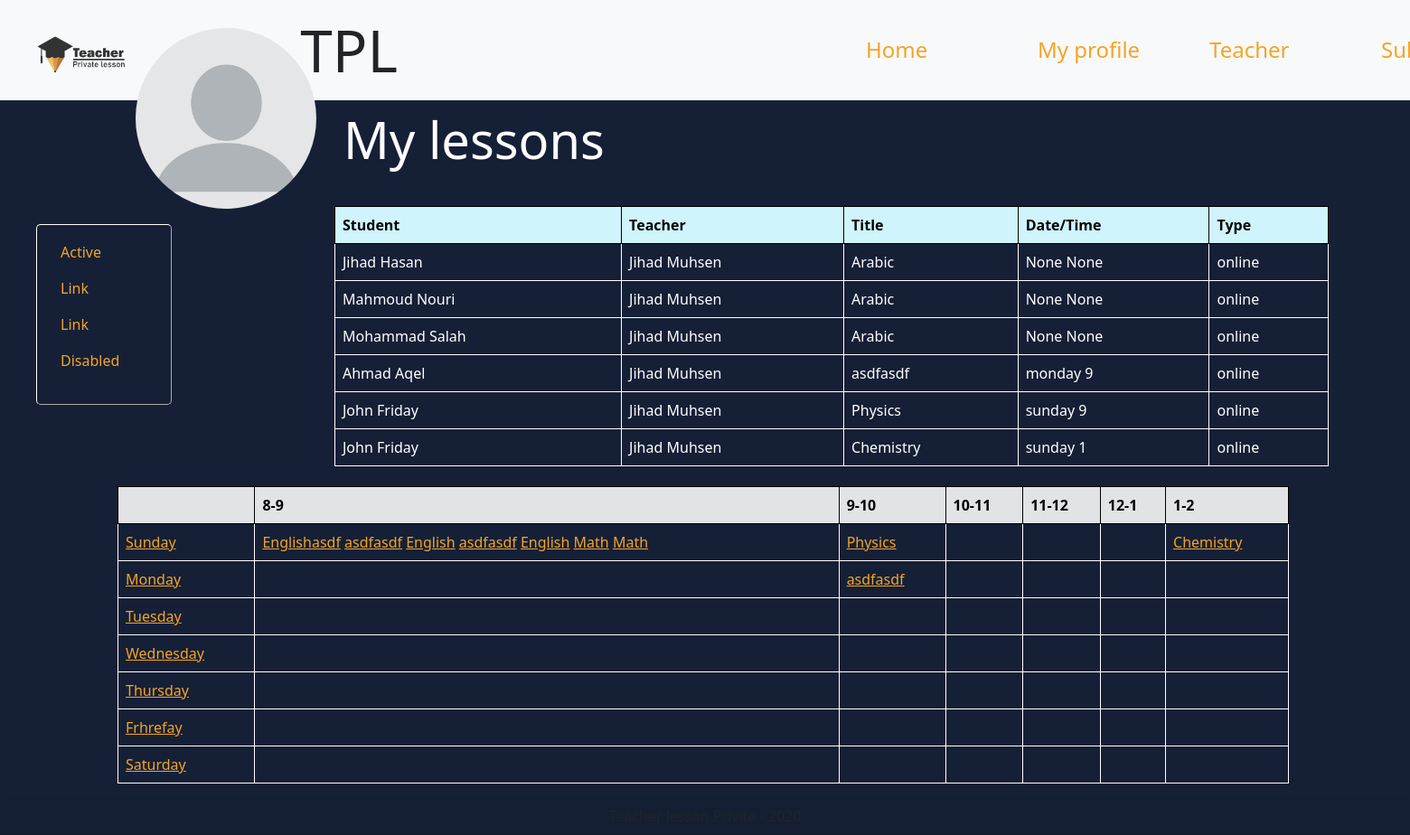
The app's page /home/teacher-profile/2 (signed in) with its own data.
### TPL_app/models.py (models this page shows)
class Lesson(models.Model):
    title = models.CharField(max_length=255)
    description = models.TextField()
    max_students = models.IntegerField()
    price = models.IntegerField()
    style = models.CharField(max_length=255, null=True)
    child = models.ForeignKey(
        Child, on_delete=models.CASCADE, blank=True, null=True)
    day = models.CharField(max_length=255, null=True)
    time = models.CharField(max_length=255, null=True)
    teacher = models.ForeignKey(Teacher, on_delete=models.CASCADE)
    created_at = models.DateTimeField(auto_now_add=True)
    updated_at = models.DateTimeField(auto_now=True)

class Child(models.Model):
    first_name = models.CharField(max_length=255)
    last_name = models.CharField(max_length=255)
    age = models.IntegerField()
    grade = models.IntegerField()
    gender = models.CharField(max_length=6)
    parent = models.ForeignKey(
        Parent, related_name="children", on_delete=models.CASCADE)
    lessons = models.ManyToManyField(
        Teacher, through="Lesson", related_name="lessons")
    created_at = models.DateTimeField(auto_now_add=True)
    updated_at = models.DateTimeField(auto_now=True)

class Teacher(models.Model):
    first_name = models.CharField(max_length=255)
    last_name = models.CharField(max_length=255)
    occupation = models.CharField(max_length=255)
    specialization = models.CharField(max_length=255)
    education = models.CharField(max_length=255)
    email = models.CharField(max_length=255, null=True)
    password = models.CharField(max_length=255, null=True)
    created_at = models.DateTimeField(auto_now_add=True)
    updated_at = models.DateTimeField(auto_now=True)

### TPL_app/views.py (the view)
# urls.py: path('teacher-profile/<int:id>', views.teacher_profile),
def teacher_profile(request, id):
    teacher = Teacher.objects.get(id=id)
    students = teacher.lessons.all()
    all_lessons_for_each_student = []
    all_teacher_lessons = Lesson.objects.filter(teacher=Teacher.objects.get(id=id))
    for lesson in all_teacher_lessons:
        if lesson.child is None:
            print(lesson.child)
            continue
        print(lesson.child)
        all_lessons_for_each_student.append(lesson)
    print(all_lessons_for_each_student)
    context = {
        "teacher": teacher,
        "students": students,
        "all_teacher_lessons": all_teacher_lessons,
        "all_lessons": all_lessons_for_each_student,
    }
    if request.session['type'] == "parent":
        parent = Parent.objects.get(id=request.session['user_id'])
        children = parent.children.all()
        context['children'] = children
    return render(request, "teacher_profile.html", context)

### TPL_app/templates/teacher_profile.html (shortened to what this page needs)
<!DOCTYPE html>
<html lang="en">
<head>
    {% load static %}
    <link rel="stylesheet" href="{% static 'css/teacher_profile_style.css' %}">
    <link href="https://cdn.jsdelivr.net/npm/bootstrap@5.0.0-beta1/dist/css/bootstrap.min.css" rel="stylesheet">
</head>
<body>
    <nav class="navbar navbar-expand-lg navbar-light bg-light">
        <div class="head">
            <img src="{% static 'images/logo1.png' %}" width="100px">
            <h1 class="display-3" >TPL</h1>
        </div>
        <div class="collapse navbar-collapse" id="navbarSupportedContent">
            <ul class="navbar-nav me-auto mb-2 mb-lg-0">
            <li class="nav-item">
                <a class="nav-link active" href="#">Home</a>
            </li>
            <li class="nav-item">
                <a class="nav-link active" href="#">My profile</a>
            </li>
            <li class="nav-item">
                <a class="nav-link active" href="#">Teacher</a>
            </li>
            <li class="nav-item">
                <a class="nav-link active" href="#">Subjects</a>
            </li>
            </ul>
        </nav>
        <img class ="profile-pic" src="{% static 'images/profile_pic.png' %}" width="200px">
        <h2 class="display-4">My lessons</h2>
        <aside>
        <ul class="nav flex-column">
            <li class="nav-item">
            <a class="nav-link active" href="#">Active</a>
            </li>
            <li class="nav-item">
            <a class="nav-link active" href="#">Link</a>
            </li>
            <li class="nav-item">
            <a class="nav-link active" href="#">Link</a>
            </li>
            <li class="nav-item">
            <a class="nav-link active" href="#">Disabled</a>
            </li>
        </ul>
    </aside>
<main>
    {% if request.session.type == "parent" %}
    <table class="table">
        <thead>
            <tr class="table-info">
                <th>Student</th>
                <th>Teacher</th>
                <th>Title</th>
                <th>Date/Time</th>
                <th>Type</th>
            </tr>
        </thead>
        <tbody>
            {% for lesson in all_lessons %}
            <tr>
                <td>{{lesson.child.first_name}} {{lesson.child.last_name}}</td>
                <td>{{lesson.teacher.first_name}} {{lesson.teacher.last_name}}</td>
                <td>{{lesson.title}}</td>
                <td>{{lesson.day}} {{lesson.time}}</td>
                <td>{{lesson.style}}</td>
            </tr>
            {% endfor %}
        </tbody>
    </table>
</main>
<div class="row">
<div class="schedule col-10">
<table class="table">
    <thead>
        <tr class="table-secondary">
            <th></th>
            <th>8-9</th>
            <th>9-10</th>
            <th>10-11</th>
            <th>11-12</th>
            <th>12-1</th>
            <th>1-2</th>
        </tr>
    </thead>
    <tbody>
        <tr>
            <td><a href="#">Sunday</a></td>
            <td>{% for lesson in all_teacher_lessons %}
                {% if lesson.day == "sunday" %}{% if lesson.time == "8" %}<a href="add-to-lesson/sunday/8/{{teacher.id}}">{{lesson.title}}</a>{% endif %}{% endif %}
                {% endfor %}</td>
            <td>{% for lesson in all_teacher_lessons %}
                {% if lesson.day == "sunday" %}{% if lesson.time == "9" %}<a href="add-to-lesson/sunday/9/{{teacher.id}}">{{lesson.title}}</a>{% endif %}{% endif %}
                {% endfor %}</td>
            <td></td>
            <td></td>
            <td></td>
            <td>{% for lesson in all_teacher_lessons %}
                {% if lesson.day == "sunday" %}{% if lesson.time == "1" %}<a href="add-to-lesson/sunday/1/{{teacher.id}}">{{lesson.title}}</a>{% endif %}{% endif %}
                {% endfor %}</td>
        </tr>
        <tr>
            <td><a href="#">Monday</a></td>
            <td></td>
            <td>{% for lesson in all_teacher_lessons %}
                {% if lesson.day == "monday" %}{% if lesson.time == "9" %}<a href="add-to-lesson/monday/9/{{teacher.id}}">{{lesson.title}}</a>{% endif %}{% endif %}
                {% endfor %}</td>
            <td></td>
            <td></td>
            <td></td>
            <td></td>
        </tr>
        <tr>
            <td><a href="#">Tuesday</a></td>
            <td></td>
            <td></td>
            <td></td>
            <td></td>
            <td></td>
            <td></td>
        </tr>
        <tr>
            <td><a href="#">Wednesday</a></td>
            <td></td>
            <td></td>
            <td></td>
            <td></td>
            <td></td>
            <td></td>
        </tr>
        <tr>
            <td><a href="#">Thursday</a></td>
            <td></td>
            <td></td>
            <td></td>
            <td></td>
            <td></td>
            <td></td>
        </tr>
        <tr>
            <td><a href="#">Frhrefay</a></td>
            <td></td>
            <td></td>
            <td></td>
            <td></td>
            <td></td>
            <td></td>
        </tr>
        <tr>
            <td><a href="#">Saturday</a></td>
            <td></td>
            <td></td>
            <td></td>
            <td></td>
            <td></td>
            <td></td>
        </tr>
    </tbody>
</table>
</div>
</div>
<div class="footer1">
    <footer class="card-header">Teacher lesson Privite - 2020</footer>
</div>
{% endif %}
</body>
</html>

### TPL_app/static/css/teacher_profile_style.css (style rules this page uses)
.head { display: inline-flex; margin: 10px 0 0 40px; width: 400px; align-items: center; }
.head img { display: inline-block; }
h1 { display: inline-block; margin-left: 15px; }
h2 { color: white !important; }
ul { display: inline-block; margin-left: 500px !important; }
.navbar-nav .nav-link { width: 180px !important; margin-left: 10px !important; font-size: x-large; }
.profile-pic { border-radius: 100px; margin: -80px 150px; position: absolute !important; z-index: 1 !important; }
aside { margin: 20px 0 0 40px !important; width: 150px; float: left; }
.flex-column { border: 1px outset white; border-radius: 5px; padding-top: 10px; width: 150px; height: 200px; margin: 0 !important; }
.flex-column li { margin-left: 10px; }
main { display: inline-block; width: 1100px; margin-left: 180px; }
.display-4 { margin: 10px 0 40px 380px; }
.card-header { display: flex; justify-content: center; align-items: center; }
.table tr td { border: 1px solid rgb(255, 255, 255); color: white !important; }
.table thead th { border: 1px solid black; }
.schedule { display: inline-block; width: 1100px; margin: 80px 0 0 130px; }
body { background-color:#152036 !important; }
a { color: rgb(245 164 37) !important; }

### records on screen
Lesson: child.first_name "Jihad", child.last_name "Hasan", teacher.first_name "Jihad", teacher.last_name "Muhsen", title "Arabic", day "None", time "None", style "online"
Lesson: child.first_name "Mahmoud", child.last_name "Nouri", teacher.first_name "Jihad", teacher.last_name "Muhsen", title "Arabic", day "None", time "None", style "online"
Lesson: child.first_name "Mohammad", child.last_name "Salah", teacher.first_name "Jihad", teacher.last_name "Muhsen", title "Arabic", day "None", time "None", style "online"
Lesson: child.first_name "Ahmad", child.last_name "Aqel", teacher.first_name "Jihad", teacher.last_name "Muhsen", title "asdfasdf", day "monday", time "9", style "online"
Lesson: child.first_name "John", child.last_name "Friday", teacher.first_name "Jihad", teacher.last_name "Muhsen", title "Physics", day "sunday", time "9", style "online"
Lesson: child.first_name "John", child.last_name "Friday", teacher.first_name "Jihad", teacher.last_name "Muhsen", title "Chemistry", day "sunday", time "1", style "online"
Lesson: title "Englishasdf"
Lesson: title "asdfasdf"
Lesson: title "English"
Lesson: title "asdfasdf"
Lesson: title "English"
Lesson: title "Math"
Lesson: title "Math"
